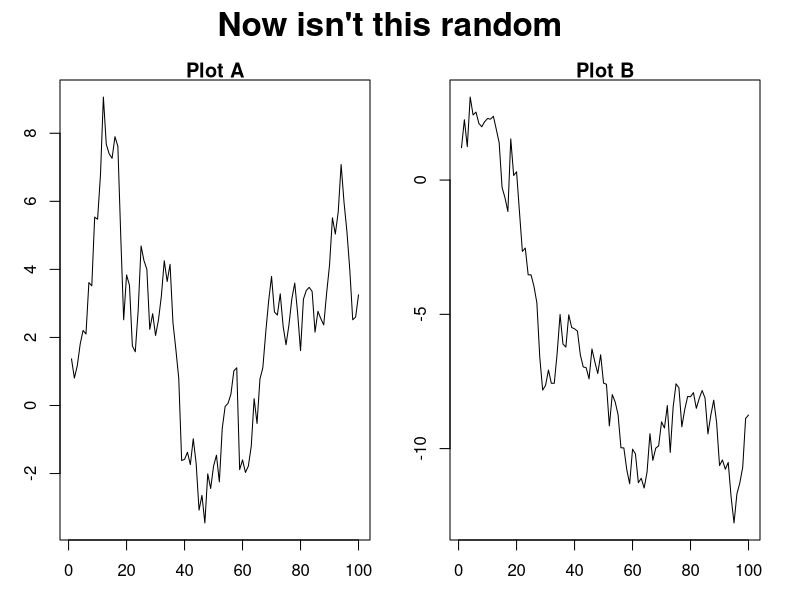
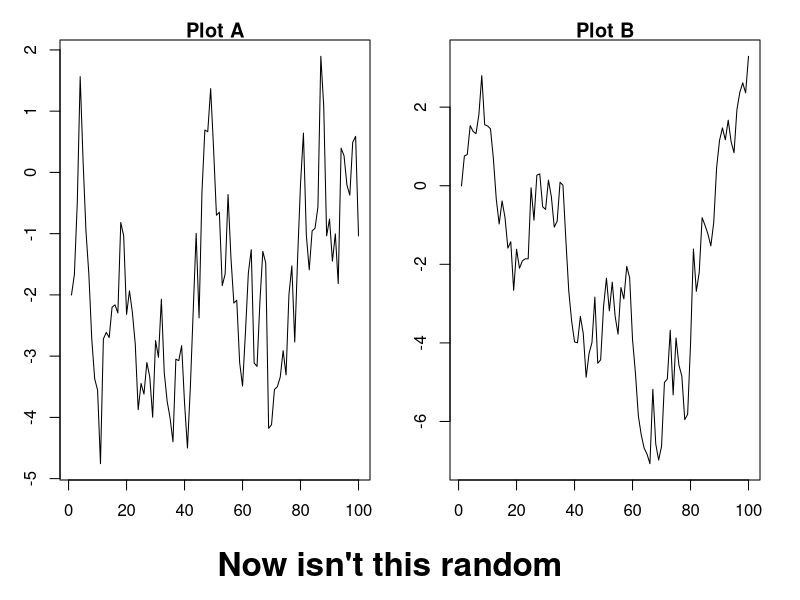

Generate these figures, in order, with R:
set.seed(42)
oldpar <- par(mfrow=c(1,2), mar=c(3,3,1,1), oma=c(0,0,3,1)) ## oma creates space 
plot(cumsum(rnorm(100)), type='l', main="Plot A")
plot(cumsum(rnorm(100)), type='l', main="Plot B")
mtext("Now isn't this random", side=3, line=1, outer=TRUE, cex=2, font=2)
par(oldpar)


par(mfrow=c(1,2), mar=c(3,3,1,1), oma=c(3,0,1,1)) ## oma creates space 
plot(cumsum(rnorm(100)), type='l', main="Plot A")
plot(cumsum(rnorm(100)), type='l', main="Plot B")
mtext("Now isn't this random", side=1, line=1, outer=TRUE, cex=2, font=2)
par(oldpar)
